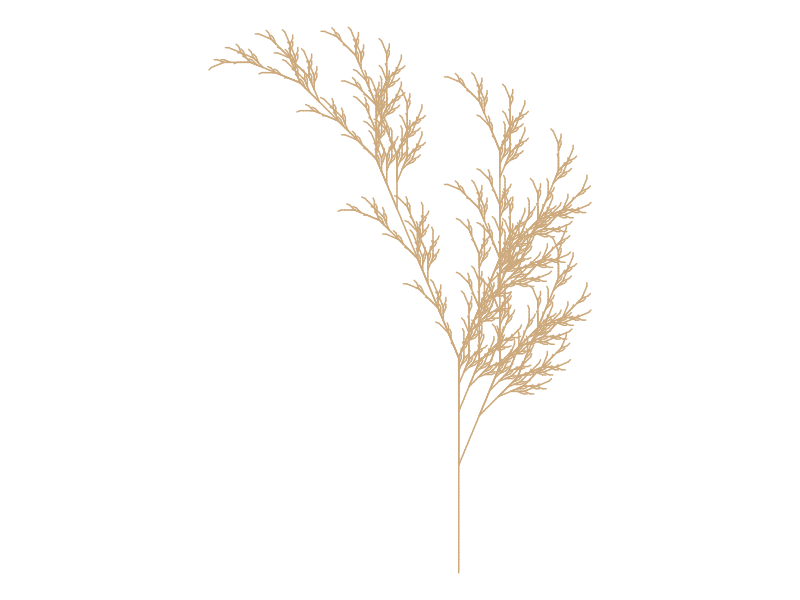

Write R code to recreate this figure.
# Title Fall color
# Credit: https://fronkonstin.com

# Install packages

install.packages("gsubfn")
install.packages("tidyverse")
library(gsubfn)
library(tidyverse)

# Define elements in plant art
# Each image corresponds to a different axiom, rules, angle and depth

# Leaf of Fall

axiom="X"
rules=list("X"="F-[[X]+X]+F[+FX]-X", "F"="FF")
angle=22.5
depth=6


for (i in 1:depth) axiom=gsubfn(".", rules, axiom)

actions=str_extract_all(axiom, "\\d*\\+|\\d*\\-|F|L|R|\\[|\\]|\\|") %>% unlist

status=data.frame(x=numeric(0), y=numeric(0), alfa=numeric(0))
points=data.frame(x1 = 0, y1 = 0, x2 = NA, y2 = NA, alfa=90, depth=1)


# Generating data
# Note: may take a minute or two

for (action in actions)
{
  if (action=="F")
  {
    x=points[1, "x1"]+cos(points[1, "alfa"]*(pi/180))
    y=points[1, "y1"]+sin(points[1, "alfa"]*(pi/180))
    points[1,"x2"]=x
    points[1,"y2"]=y
    data.frame(x1 = x, y1 = y, x2 = NA, y2 = NA,
               alfa=points[1, "alfa"],
               depth=points[1,"depth"]) %>% rbind(points)->points
  }
  if (action %in% c("+", "-")){
    alfa=points[1, "alfa"]
    points[1, "alfa"]=eval(parse(text=paste0("alfa",action, angle)))
  }
  if(action=="["){
    data.frame(x=points[1, "x1"], y=points[1, "y1"], alfa=points[1, "alfa"]) %>%
      rbind(status) -> status
    points[1, "depth"]=points[1, "depth"]+1
  }
  
  if(action=="]"){
    depth=points[1, "depth"]
    points[-1,]->points
    data.frame(x1=status[1, "x"], y1=status[1, "y"], x2=NA, y2=NA,
               alfa=status[1, "alfa"],
               depth=depth-1) %>%
      rbind(points) -> points
    status[-1,]->status
  }
}

ggplot() +
  geom_segment(aes(x = x1, y = y1, xend = x2, yend = y2),
               lineend = "round",
               color="burlywood3", # Set your own Fall color?
               data=na.omit(points)) +
  coord_fixed(ratio = 1) +
  theme_void() # No grid nor axes
